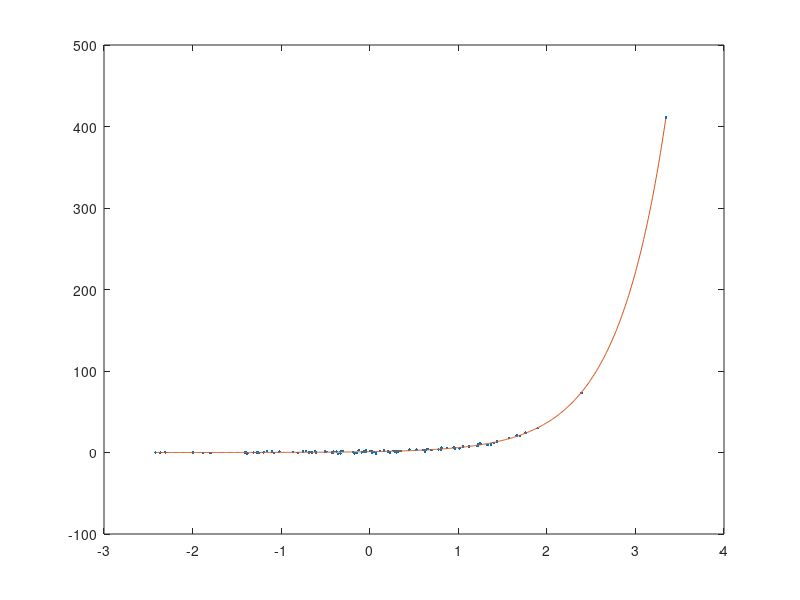

This figure's MATLAB source:
K=100;
x=randn(K,1);
y=exp(1.8*x)+randn(K,1);
%plot(x,y,'.');
b=1;
U=100;
for u=(1:U),
    J=-b*exp(b*x);
    b=b-(J'*J)^(-1)*J'*(y-exp(b*x));
end
t=(min(x):0.01:max(x));
plot(x,y,'.',t,exp(b*t),'-');
